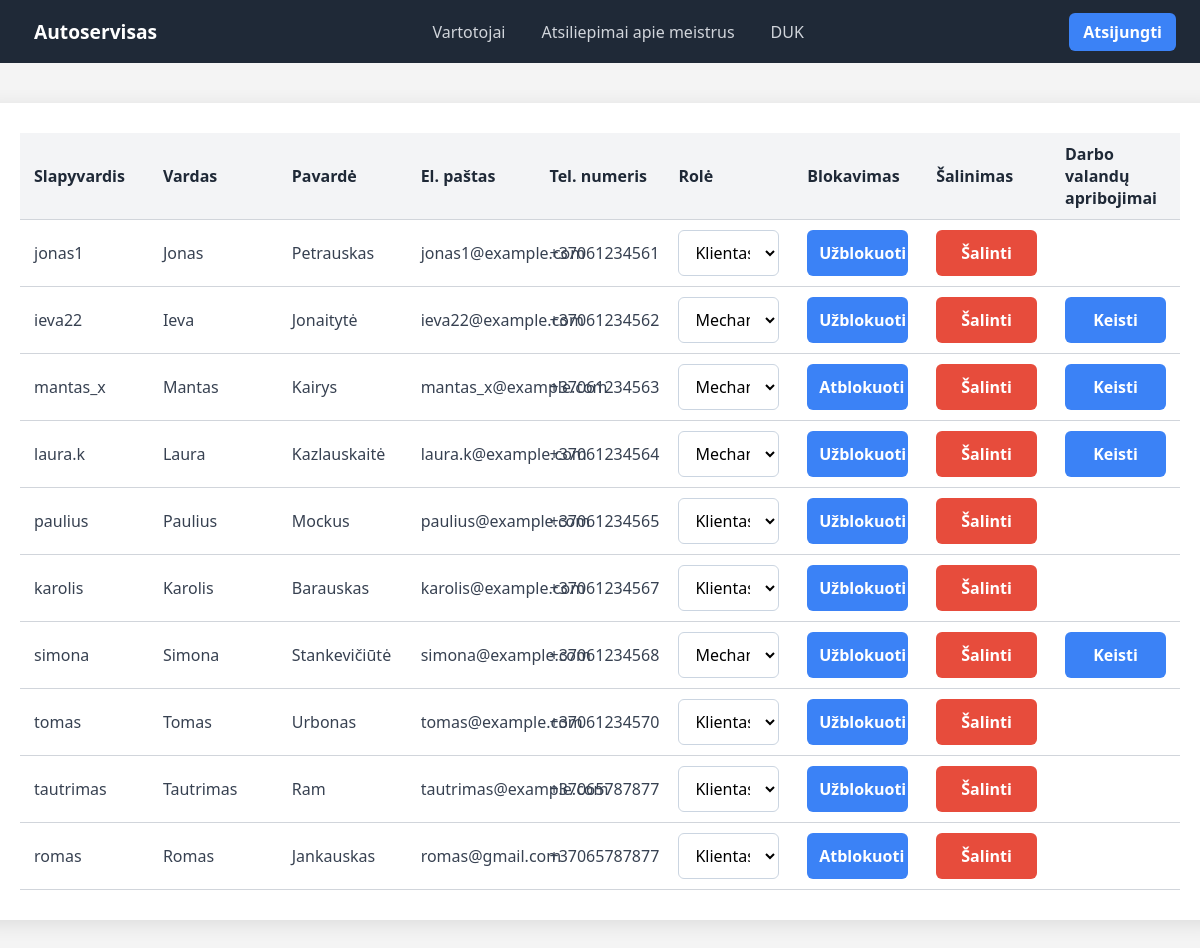
Screenshot of /users.php (signed in) with the database file from the repository.
### tables this page shows
CREATE TABLE `SYSTEM_USER` (
  `id` int NOT NULL,
  `username` varchar(30) NOT NULL,
  `encrypted_password` varchar(60) NOT NULL,
  `name` varchar(30) NOT NULL,
  `surname` varchar(30) NOT NULL,
  `email` varchar(100) NOT NULL,
  `phone` varchar(15) NOT NULL,
  `fk_role` int NOT NULL,
  `blocked` tinyint(1) NOT NULL DEFAULT '0'
);

CREATE TABLE `USER_ROLE` (
  `id` int NOT NULL,
  `name` char(16) NOT NULL
);

### users.php (the view, shortened to what this page needs)
<?php
$server = "localhost";
$db = "cars_service";
$user = "stud";
$password = "stud";
$dbc = mysqli_connect($server, $user, $password, $db);
?>
<!DOCTYPE html>
<html>
<head>
	<link rel="stylesheet" href="styles.css">
</head>
<body>
	<div class="menu">
		<a href="index.php" class="brand">Autoservisas</a>
		<nav class="nav" aria-label="Puslapiai">
			<?php if (isset($_SESSION['user_id']) && $_SESSION['user_role'] == 3): ?>
				<a href="users.php">Vartotojai</a>
			<?php endif; ?>
			<a href="ratings.php">Atsiliepimai apie meistrus</a>
			<a href="duk.php">DUK</a>
		</nav>
		<div class="actions">
			<?php if (isset($_SESSION['user_id'])): ?>
				<a href="logout.php" class="register">Atsijungti</a>
			<?php else: ?>
				<a href="login.php" class="login">Prisijungti</a>
				<a href="register.php" class="register">Registruotis</a>
			<?php endif; ?>
		</div>
	</div>
	<div class="content">
		<div class="inputform" style="max-width: 1800px !important;">
			<?php
			$query = "SELECT id, username, name, surname, email, phone, fk_role, blocked FROM SYSTEM_USER WHERE fk_role != 3";
			$result = mysqli_query($dbc, $query);
			$count = mysqli_num_rows($result);
			if ($count == 0) {
				echo '<div class="no-values">Nėra jokių vartotojų sistemoje.</div>';
			}
			else {
				$rolesQuery = "SELECT * FROM USER_ROLE WHERE id != 3";
				$rolesResult = mysqli_query($dbc, $rolesQuery);
				$roles = mysqli_fetch_all($rolesResult, MYSQLI_ASSOC);
				echo '<table>';
				echo '
				<tr>
				<th>Slapyvardis</th>
				<th>Vardas</th>
				<th>Pavardė</th>
				<th>El. paštas</th>
				<th>Tel. numeris</th>
				<th>Rolė</th>
				<th>Blokavimas</th>
				<th>Šalinimas</th>
				<th>Darbo valandų apribojimai</th>
				</tr>';
				while ($row = mysqli_fetch_assoc($result)) {
					echo '<tr>' .
					'<td>' . $row['username'] . '</td>' .
					'<td>' . $row['name'] . '</td>' .
					'<td>' . $row['surname'] . '</td>' .
					'<td>' . $row['email'] . '</td>' .
					'<td>' . $row['phone'] . '</td>';
					echo '<form method="post" class="inputform">
					<input type="hidden" name="role" value="">
					<input type="hidden" name="user_id" value="' . $row['id'] .'">
					<input type="hidden" name="operation" value="e">
					<td>
					<div class="input">
					<select onchange="this.form.role.value=this.value; this.form.submit()" required>';
					foreach ($roles as $role) {
						echo '<option value="' . $role['id'] . '"';
						if ($role['id'] == $row['fk_role']) {
							echo ' selected';
						}
						echo '>' . $role['name'] . '</option>';
					}
					echo '</select>
					</div>
					</form>
					</td>';
					echo '<form method="post">
					<td>';
					if ($row['blocked'] == 0) {
						echo '<button type="submit" class="submit-button" style="width: 100%">Užblokuoti</button>
						<input type="hidden" name="user_id" value="' . $row['id'] .'">
						<input type="hidden" name="operation" value="b">';
					}
					else {
						echo '<button type="submit" class="submit-button" style="width: 100%">Atblokuoti</button>
						<input type="hidden" name="user_id" value="' . $row['id'] .'">
						<input type="hidden" name="operation" value="u">';
					}
					echo '
					</form>
					</td>';
					echo '<form method="post">
					<td>
					<button type="submit" class="remove-button" style="width: 100%">Šalinti</button>
					<input type="hidden" name="user_id" value="' . $row['id'] .'">
					<input type="hidden" name="operation" value="r">
					</form>
					</td>';
					if ($row['fk_role'] == 2) {
						echo '<form method="post">
						<td>
						<button type="submit" class="submit-button" style="width: 100%">Keisti</button>
						<input type="hidden" name="user_id" value="' . $row['id'] .'">
						<input type="hidden" name="operation" value="l">
						</form>
						</td>';
					}
					else {
						echo '<td></td>';
					}
					echo '</tr>';
				}
				echo '</table>';
			}
			?>
		</div>
	</div>
</body>
</html>

### styles.css (style rules this page uses)
body { font-family: 'Segoe UI', Arial, sans-serif !important; margin: 0; background-color: #f4f4f4; color: #333; }
.menu { font-family: 'Segoe UI', Arial, sans-serif !important; display: flex; align-items: center; justify-content: space-between; background-color: #1f2937; padding: 12px 24px; position: sticky; top: 0; z-index: 10; }
.brand { font-family: 'Segoe UI', Arial, sans-serif !important; color: white; font-weight: bold; font-size: 1.2rem; text-decoration: none; padding: 6px 10px; border-radius: 6px; transition: background-color 0.2s, color 0.2s; }
.nav { display: flex; gap: 1rem; }
.nav a { font-family: 'Segoe UI', Arial, sans-serif !important; color: #d1d5db; text-decoration: none; padding: 6px 10px; border-radius: 6px; transition: background-color 0.2s, color 0.2s; }
.actions { display: flex; gap: 10px; }
.actions a { font-family: 'Segoe UI', Arial, sans-serif !important; text-decoration: none; font-weight: 600; padding: 8px 14px; border-radius: 6px; transition: background-color 0.2s, color 0.2s; }
.actions .register { background-color: #3b82f6; color: white; }
.content { font-family: 'Segoe UI', Arial, sans-serif !important; display: flex; flex-direction: column; align-items: center; justify-content: flex-start; gap: 20px; min-height: calc(100vh - 80px); padding: 40px 20px; }
.inputform { font-family: 'Segoe UI', Arial, sans-serif !important; background-color: #fff; padding: 30px 40px; border-radius: 12px; box-shadow: 0 4px 20px rgba(0,0,0,0.1); width: 100%; max-width: 450px; display: flex; flex-direction: column; gap: 18px; }
.input { font-family: 'Segoe UI', Arial, sans-serif !important; display: flex; flex-direction: column; gap: 6px; }
.submit-button { font-family: 'Segoe UI', Arial, sans-serif !important; background-color: #3b82f6; color: #fff; font-weight: 600; font-size: 1rem; border: none; border-radius: 6px; padding: 12px; cursor: pointer; transition: background-color 0.2s, transform 0.1s; }
.remove-button { font-family: 'Segoe UI', Arial, sans-serif !important; background-color: #e74c3c; color: #fff; font-weight: 600; font-size: 1rem; border: none; border-radius: 6px; padding: 12px; cursor: pointer; transition: background-color 0.2s, transform 0.1s; }
.input select { font-family: 'Segoe UI', Arial, sans-serif; padding: 10px 12px; border: 1px solid #cbd5e1; border-radius: 6px; font-size: 1rem; background-color: #fff; cursor: pointer; }
.input select option { font-family: 'Segoe UI', Arial, sans-serif; }
table { font-family: 'Segoe UI', Arial, sans-serif !important; width: 100%; border-collapse: collapse; font-size: 1rem; background-color: #fff; table-layout: fixed; }
th, td { padding: 10px 14px; text-align: left; border-bottom: 1px solid #d1d5db; }
th { font-weight: 600; color: #1f2937; background-color: #f3f4f6; }
td { color: #374151; }

### rows the page displays
system_user: username "jonas1", name "Jonas", surname "Petrauskas", email "jonas1@example.com", phone "+37061234561", fk_role.name "Klientas"
system_user: username "ieva22", name "Ieva", surname "Jonaitytė", email "ieva22@example.com", phone "+37061234562", fk_role.name "Mechanikas"
system_user: username "mantas_x", name "Mantas", surname "Kairys", email "mantas_x@example.com", phone "+37061234563", fk_role.name "Mechanikas"
system_user: username "laura.k", name "Laura", surname "Kazlauskaitė", email "laura.k@example.com", phone "+37061234564", fk_role.name "Mechanikas"
system_user: username "paulius", name "Paulius", surname "Mockus", email "paulius@example.com", phone "+37061234565", fk_role.name "Klientas"
system_user: username "karolis", name "Karolis", surname "Barauskas", email "karolis@example.com", phone "+37061234567", fk_role.name "Klientas"
system_user: username "simona", name "Simona", surname "Stankevičiūtė", email "simona@example.com", phone "+37061234568", fk_role.name "Mechanikas"
system_user: username "tomas", name "Tomas", surname "Urbonas", email "tomas@example.com", phone "+37061234570", fk_role.name "Klientas"
system_user: username "tautrimas", name "Tautrimas", surname "Ram", email "tautrimas@example.com", phone "+37065787877", fk_role.name "Klientas"
system_user: username "romas", name "Romas", surname "Jankauskas", email "romas@gmail.com", phone "+37065787877", fk_role.name "Klientas"
